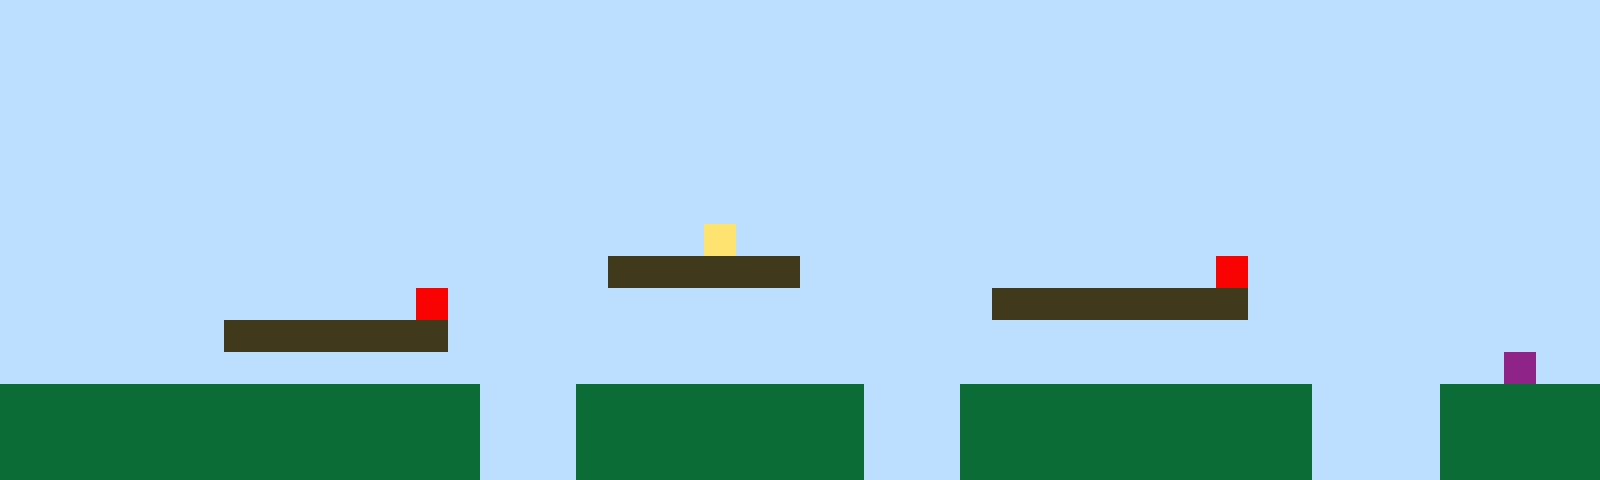

The image is a tile-based game level rendered from a .tmx file. Its description and complete source (layers, tilesets, objects, tile grids) follow:
An orthogonal 50x15 tile map with 32x32 px tiles, 1 tile layer (Tile Layer 1).

<map version="1.10" tiledversion="1.11.2" orientation="orthogonal" renderorder="right-up" width="50" height="15" tilewidth="32" tileheight="32" infinite="0" nextlayerid="2" nextobjectid="1"><editorsettings><export target="map1.csv" format="csv" /></editorsettings><tileset firstgid="1" name="sprites" tilewidth="32" tileheight="32" tilecount="6" columns="3"><image source="sprites.png" width="96" height="64" /></tileset><layer id="1" name="Tile Layer 1" width="50" height="15"><data encoding="csv">1,1,1,1,1,1,1,1,1,1,1,1,1,1,1,1,1,1,1,1,1,1,1,1,1,1,1,1,1,1,1,1,1,1,1,1,1,1,1,1,1,1,1,1,1,1,1,1,1,1,1,1,1,1,1,1,1,1,1,1,1,1,1,1,1,1,1,1,1,1,1,1,1,1,1,1,1,1,1,1,1,1,1,1,1,1,1,1,1,1,1,1,1,1,1,1,1,1,1,1,1,1,1,1,1,1,1,1,1,1,1,1,1,1,1,1,1,1,1,1,1,1,1,1,1,1,1,1,1,1,1,1,1,1,1,1,1,1,1,1,1,1,1,1,1,1,1,1,1,1,1,1,1,1,1,1,1,1,1,1,1,1,1,1,1,1,1,1,1,1,1,1,1,1,1,1,1,1,1,1,1,1,1,1,1,1,1,1,1,1,1,1,1,1,1,1,1,1,1,1,1,1,1,1,1,1,1,1,1,1,1,1,1,1,1,1,1,1,1,1,1,1,1,1,1,1,1,1,1,1,1,1,1,1,1,1,1,1,1,1,1,1,1,1,1,1,1,1,1,1,1,1,1,1,1,1,1,1,1,1,1,1,1,1,1,1,1,1,1,1,1,1,1,1,1,1,1,1,1,1,1,1,1,1,1,1,1,1,1,1,1,1,1,1,1,1,1,1,1,1,1,1,1,1,1,1,1,1,1,1,1,1,1,1,1,1,1,1,1,1,1,1,1,1,1,1,1,1,1,1,1,1,1,1,1,1,1,1,1,1,1,1,1,1,1,1,1,1,1,1,1,1,1,1,1,1,1,1,1,1,1,1,1,1,1,1,1,1,1,1,1,1,4,1,1,1,1,1,1,1,1,1,1,1,1,1,1,1,1,1,1,1,1,1,1,1,1,1,1,1,1,1,1,1,1,1,1,1,1,1,1,1,1,1,1,1,1,1,1,3,3,3,3,3,3,1,1,1,1,1,1,1,1,1,1,1,1,1,5,1,1,1,1,1,1,1,1,1,1,1,1,1,1,1,1,1,1,1,1,1,1,1,1,5,1,1,1,1,1,1,1,1,1,1,1,1,1,1,1,1,1,3,3,3,3,3,3,3,3,1,1,1,1,1,1,1,1,1,1,1,1,1,1,1,1,1,1,3,3,3,3,3,3,3,1,1,1,1,1,1,1,1,1,1,1,1,1,1,1,1,1,1,1,1,1,1,1,1,1,1,1,1,1,1,1,1,1,1,1,1,1,1,1,1,1,1,1,1,1,1,1,1,1,1,1,1,1,1,1,1,1,1,1,1,1,1,1,1,1,1,1,1,1,1,1,1,1,1,1,1,1,1,1,1,1,1,1,6,1,1,2,2,2,2,2,2,2,2,2,2,2,2,2,2,2,1,1,1,2,2,2,2,2,2,2,2,2,1,1,1,2,2,2,2,2,2,2,2,2,2,2,1,1,1,1,2,2,2,2,2,2,2,2,2,2,2,2,2,2,2,2,2,2,2,2,1,1,1,2,2,2,2,2,2,2,2,2,1,1,1,2,2,2,2,2,2,2,2,2,2,2,1,1,1,1,2,2,2,2,2,2,2,2,2,2,2,2,2,2,2,2,2,2,2,2,1,1,1,2,2,2,2,2,2,2,2,2,1,1,1,2,2,2,2,2,2,2,2,2,2,2,1,1,1,1,2,2,2,2,2</data></layer></map>
